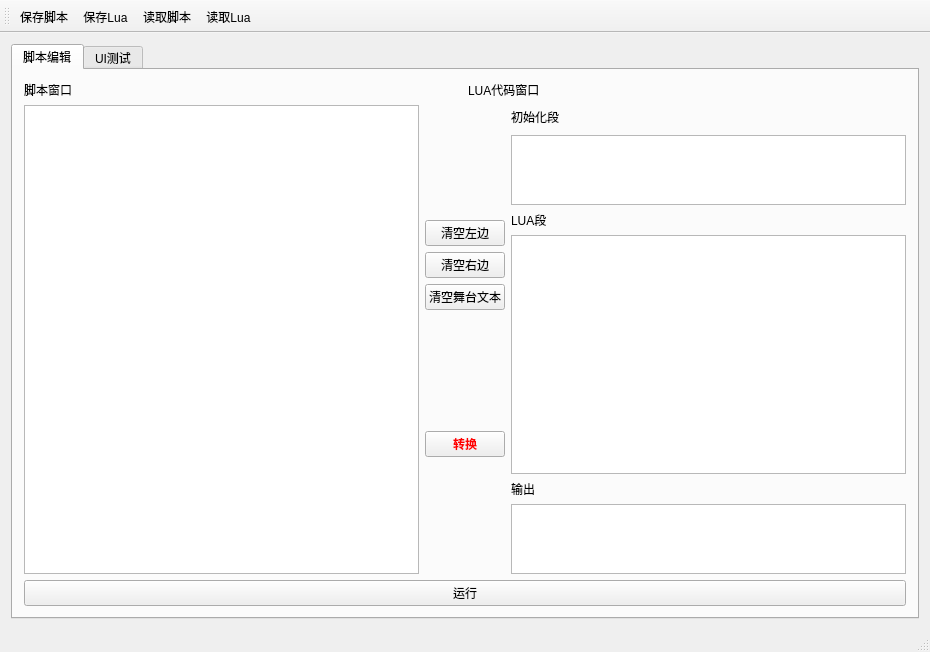
<?xml version="1.0" encoding="UTF-8"?>
<ui version="4.0">
 <class>ScriptEditorClass</class>
 <widget class="QMainWindow" name="ScriptEditorClass">
  <property name="geometry">
   <rect>
    <x>0</x>
    <y>0</y>
    <width>930</width>
    <height>652</height>
   </rect>
  </property>
  <property name="windowTitle">
   <string>ScriptEditor</string>
  </property>
  <widget class="QWidget" name="centralWidget">
   <layout class="QGridLayout" name="gridLayout_3">
    <item row="1" column="0">
     <widget class="QTabWidget" name="tabWidget">
      <property name="currentIndex">
       <number>0</number>
      </property>
      <widget class="QWidget" name="tab_2">
       <attribute name="title">
        <string>脚本编辑</string>
       </attribute>
       <layout class="QVBoxLayout" name="verticalLayout_2">
        <item>
         <layout class="QHBoxLayout" name="horizontalLayout_3">
          <item>
           <widget class="QLabel" name="label_19">
            <property name="text">
             <string>脚本窗口</string>
            </property>
           </widget>
          </item>
          <item>
           <widget class="QLabel" name="label_21">
            <property name="text">
             <string>LUA代码窗口</string>
            </property>
           </widget>
          </item>
         </layout>
        </item>
        <item>
         <layout class="QHBoxLayout" name="horizontalLayout_2">
          <item>
           <widget class="QTextEdit" name="scrEdit"/>
          </item>
          <item>
           <layout class="QVBoxLayout" name="verticalLayout_4">
            <property name="spacing">
             <number>6</number>
            </property>
            <item>
             <layout class="QVBoxLayout" name="verticalLayout_5">
              <item>
               <widget class="QPushButton" name="ClearButton">
                <property name="text">
                 <string>清空左边</string>
                </property>
               </widget>
              </item>
              <item>
               <widget class="QPushButton" name="ClearRightButton">
                <property name="text">
                 <string>清空右边</string>
                </property>
               </widget>
              </item>
              <item>
               <widget class="QPushButton" name="ClearSreenButton">
                <property name="text">
                 <string>清空舞台文本</string>
                </property>
               </widget>
              </item>
             </layout>
            </item>
            <item>
             <widget class="QPushButton" name="ParseButton">
              <property name="palette">
               <palette>
                <active>
                 <colorrole role="ButtonText">
                  <brush brushstyle="SolidPattern">
                   <color alpha="255">
                    <red>255</red>
                    <green>0</green>
                    <blue>0</blue>
                   </color>
                  </brush>
                 </colorrole>
                </active>
                <inactive>
                 <colorrole role="ButtonText">
                  <brush brushstyle="SolidPattern">
                   <color alpha="255">
                    <red>255</red>
                    <green>0</green>
                    <blue>0</blue>
                   </color>
                  </brush>
                 </colorrole>
                </inactive>
                <disabled>
                 <colorrole role="ButtonText">
                  <brush brushstyle="SolidPattern">
                   <color alpha="255">
                    <red>120</red>
                    <green>120</green>
                    <blue>120</blue>
                   </color>
                  </brush>
                 </colorrole>
                </disabled>
               </palette>
              </property>
              <property name="font">
               <font>
                <family>宋体</family>
                <pointsize>9</pointsize>
                <weight>75</weight>
                <bold>true</bold>
               </font>
              </property>
              <property name="text">
               <string>转换</string>
              </property>
             </widget>
            </item>
           </layout>
          </item>
          <item>
           <layout class="QVBoxLayout" name="verticalLayout_3" stretch="1,1,0,10,0,1">
            <item>
             <widget class="QLabel" name="label_23">
              <property name="text">
               <string>初始化段</string>
              </property>
             </widget>
            </item>
            <item>
             <widget class="QPlainTextEdit" name="initEdit"/>
            </item>
            <item>
             <widget class="QLabel" name="label_24">
              <property name="text">
               <string>LUA段</string>
              </property>
             </widget>
            </item>
            <item>
             <widget class="QTextEdit" name="luaEdit"/>
            </item>
            <item>
             <widget class="QLabel" name="label_22">
              <property name="text">
               <string>输出</string>
              </property>
             </widget>
            </item>
            <item>
             <widget class="QTextEdit" name="retEdit"/>
            </item>
           </layout>
          </item>
         </layout>
        </item>
        <item>
         <widget class="QPushButton" name="RunButton">
          <property name="text">
           <string>运行</string>
          </property>
         </widget>
        </item>
       </layout>
      </widget>
      <widget class="QWidget" name="tab">
       <attribute name="title">
        <string>UI测试</string>
       </attribute>
       <layout class="QHBoxLayout" name="horizontalLayout">
        <item>
         <widget class="QGroupBox" name="groupBox">
          <property name="title">
           <string>图片</string>
          </property>
          <layout class="QFormLayout" name="formLayout">
           <property name="sizeConstraint">
            <enum>QLayout::SetDefaultConstraint</enum>
           </property>
           <property name="fieldGrowthPolicy">
            <enum>QFormLayout::AllNonFixedFieldsGrow</enum>
           </property>
           <item row="4" column="0">
            <widget class="QLabel" name="label">
             <property name="text">
              <string>文件名:</string>
             </property>
            </widget>
           </item>
           <item row="4" column="1">
            <widget class="QLineEdit" name="ImageFileNameEdit"/>
           </item>
           <item row="5" column="0">
            <widget class="QLabel" name="label_20">
             <property name="text">
              <string>渐变时间:</string>
             </property>
            </widget>
           </item>
           <item row="5" column="1">
            <widget class="QLineEdit" name="universalTimeEdit"/>
           </item>
           <item row="6" column="0">
            <widget class="QLabel" name="label_2">
             <property name="text">
              <string>X位置:</string>
             </property>
            </widget>
           </item>
           <item row="6" column="1">
            <widget class="QLineEdit" name="XEdit"/>
           </item>
           <item row="7" column="0">
            <widget class="QLabel" name="label_3">
             <property name="text">
              <string>Y位置:</string>
             </property>
            </widget>
           </item>
           <item row="7" column="1">
            <widget class="QLineEdit" name="YEdit"/>
           </item>
           <item row="8" column="0" colspan="2">
            <widget class="QPushButton" name="pushButton">
             <property name="text">
              <string>显示图片</string>
             </property>
            </widget>
           </item>
           <item row="0" column="0">
            <widget class="QRadioButton" name="EffectsLayerButton">
             <property name="text">
              <string>效果层</string>
             </property>
            </widget>
           </item>
           <item row="1" column="0">
            <widget class="QRadioButton" name="MidLayerButton">
             <property name="text">
              <string>中图层</string>
             </property>
            </widget>
           </item>
           <item row="0" column="1">
            <widget class="QRadioButton" name="LeftLayerButton">
             <property name="text">
              <string>左图层</string>
             </property>
            </widget>
           </item>
           <item row="1" column="1">
            <widget class="QRadioButton" name="RightLayerButton">
             <property name="text">
              <string>右图层</string>
             </property>
            </widget>
           </item>
           <item row="2" column="0">
            <widget class="QRadioButton" name="BGLayerButton">
             <property name="text">
              <string>背景层</string>
             </property>
            </widget>
           </item>
          </layout>
         </widget>
        </item>
        <item>
         <widget class="QGroupBox" name="groupBox_2">
          <property name="title">
           <string>对话框</string>
          </property>
          <layout class="QGridLayout" name="gridLayout_4">
           <item row="0" column="0">
            <widget class="QGroupBox" name="groupBox_3">
             <property name="title">
              <string>对话框属性</string>
             </property>
             <layout class="QGridLayout" name="gridLayout_2">
              <item row="0" column="0">
               <widget class="QLabel" name="label_4">
                <property name="text">
                 <string>X位置:</string>
                </property>
               </widget>
              </item>
              <item row="0" column="1">
               <widget class="QLineEdit" name="DialogXEdit"/>
              </item>
              <item row="0" column="2">
               <widget class="QLabel" name="label_8">
                <property name="text">
                 <string>文本左边距:</string>
                </property>
               </widget>
              </item>
              <item row="0" column="3">
               <widget class="QLineEdit" name="MarginLeftEdit"/>
              </item>
              <item row="1" column="0">
               <widget class="QLabel" name="label_5">
                <property name="text">
                 <string>Y位置:</string>
                </property>
               </widget>
              </item>
              <item row="1" column="1">
               <widget class="QLineEdit" name="DialogYEdit"/>
              </item>
              <item row="1" column="2">
               <widget class="QLabel" name="label_9">
                <property name="text">
                 <string>文本顶边距:</string>
                </property>
               </widget>
              </item>
              <item row="1" column="3">
               <widget class="QLineEdit" name="MarginTopEdit"/>
              </item>
              <item row="2" column="0">
               <widget class="QLabel" name="label_6">
                <property name="text">
                 <string>宽度:</string>
                </property>
               </widget>
              </item>
              <item row="2" column="1">
               <widget class="QLineEdit" name="DialogWidthEdit"/>
              </item>
              <item row="2" column="2">
               <widget class="QLabel" name="label_11">
                <property name="text">
                 <string>文本宽度:</string>
                </property>
               </widget>
              </item>
              <item row="2" column="3">
               <widget class="QLineEdit" name="TextWidthEdit"/>
              </item>
              <item row="3" column="0">
               <widget class="QLabel" name="label_7">
                <property name="text">
                 <string>高度:</string>
                </property>
               </widget>
              </item>
              <item row="3" column="1">
               <widget class="QLineEdit" name="DialogHeightEdit"/>
              </item>
              <item row="3" column="2">
               <widget class="QLabel" name="label_12">
                <property name="text">
                 <string>文本高度:</string>
                </property>
               </widget>
              </item>
              <item row="3" column="3">
               <widget class="QLineEdit" name="TextHeightEdit"/>
              </item>
              <item row="4" column="0">
               <widget class="QLabel" name="label_10">
                <property name="text">
                 <string>字体:</string>
                </property>
               </widget>
              </item>
              <item row="4" column="1">
               <widget class="QLineEdit" name="FontEdit"/>
              </item>
              <item row="6" column="0" colspan="4">
               <widget class="QPushButton" name="SetTextColorButton">
                <property name="text">
                 <string>设置文字颜色</string>
                </property>
               </widget>
              </item>
             </layout>
            </widget>
           </item>
           <item row="0" column="1" rowspan="3">
            <widget class="QGroupBox" name="groupBox_5">
             <property name="title">
              <string>消息测试</string>
             </property>
             <layout class="QVBoxLayout" name="verticalLayout">
              <item>
               <widget class="QLineEdit" name="RoleNameEdit"/>
              </item>
              <item>
               <widget class="QPushButton" name="ShowRoleNameButton">
                <property name="text">
                 <string>显示角色名</string>
                </property>
               </widget>
              </item>
              <item>
               <widget class="QLabel" name="label_18">
                <property name="text">
                 <string>延时(秒):</string>
                </property>
               </widget>
              </item>
              <item>
               <widget class="QLineEdit" name="DelayEdit">
                <property name="text">
                 <string>0.0</string>
                </property>
               </widget>
              </item>
              <item>
               <widget class="QTextEdit" name="TextEdit"/>
              </item>
              <item>
               <widget class="QPushButton" name="ShowTextButton">
                <property name="text">
                 <string>显示文字</string>
                </property>
               </widget>
              </item>
              <item>
               <widget class="QPushButton" name="ClearTextButton">
                <property name="text">
                 <string>清空</string>
                </property>
               </widget>
              </item>
             </layout>
            </widget>
           </item>
           <item row="1" column="0">
            <widget class="QGroupBox" name="groupBox_4">
             <property name="title">
              <string>角色名称框属性</string>
             </property>
             <layout class="QGridLayout" name="gridLayout">
              <item row="0" column="0">
               <widget class="QLabel" name="label_13">
                <property name="text">
                 <string>X位置:</string>
                </property>
               </widget>
              </item>
              <item row="0" column="1">
               <widget class="QLineEdit" name="RoleNameXEdit"/>
              </item>
              <item row="1" column="0">
               <widget class="QLabel" name="label_14">
                <property name="text">
                 <string>Y位置:</string>
                </property>
               </widget>
              </item>
              <item row="1" column="1">
               <widget class="QLineEdit" name="RoleNameYEdit"/>
              </item>
              <item row="3" column="0" colspan="5">
               <widget class="QPushButton" name="SetRoleNameColorButton">
                <property name="text">
                 <string>设置角色名颜色</string>
                </property>
               </widget>
              </item>
              <item row="0" column="2">
               <widget class="QLabel" name="label_16">
                <property name="text">
                 <string>宽度:</string>
                </property>
               </widget>
              </item>
              <item row="2" column="1">
               <widget class="QLineEdit" name="RoleNameFontEdit"/>
              </item>
              <item row="2" column="0">
               <widget class="QLabel" name="label_15">
                <property name="text">
                 <string>字体:</string>
                </property>
               </widget>
              </item>
              <item row="0" column="3">
               <widget class="QLineEdit" name="RoleNameWidthEdit"/>
              </item>
              <item row="1" column="2">
               <widget class="QLabel" name="label_17">
                <property name="text">
                 <string>高度:</string>
                </property>
               </widget>
              </item>
              <item row="1" column="3">
               <widget class="QLineEdit" name="RoleNameHeightEdit"/>
              </item>
             </layout>
            </widget>
           </item>
           <item row="2" column="0">
            <widget class="QPushButton" name="SetDialogButton">
             <property name="text">
              <string>设置对话框</string>
             </property>
            </widget>
           </item>
          </layout>
         </widget>
        </item>
       </layout>
      </widget>
     </widget>
    </item>
   </layout>
  </widget>
  <widget class="QMenuBar" name="menuBar">
   <property name="geometry">
    <rect>
     <x>0</x>
     <y>0</y>
     <width>930</width>
     <height>23</height>
    </rect>
   </property>
  </widget>
  <widget class="QToolBar" name="mainToolBar">
   <attribute name="toolBarArea">
    <enum>TopToolBarArea</enum>
   </attribute>
   <attribute name="toolBarBreak">
    <bool>false</bool>
   </attribute>
   <addaction name="actionSaveScript"/>
   <addaction name="actionSaveLua"/>
   <addaction name="actionLoadScript"/>
   <addaction name="actionLoadLua"/>
  </widget>
  <widget class="QStatusBar" name="statusBar"/>
  <action name="actionSaveScript">
   <property name="text">
    <string>保存脚本</string>
   </property>
  </action>
  <action name="actionSaveLua">
   <property name="text">
    <string>保存Lua</string>
   </property>
  </action>
  <action name="actionLoadScript">
   <property name="text">
    <string>读取脚本</string>
   </property>
  </action>
  <action name="actionLoadLua">
   <property name="text">
    <string>读取Lua</string>
   </property>
  </action>
 </widget>
 <layoutdefault spacing="6" margin="11"/>
 <resources>
  <include location="scripteditor.qrc"/>
 </resources>
 <connections/>
</ui>
